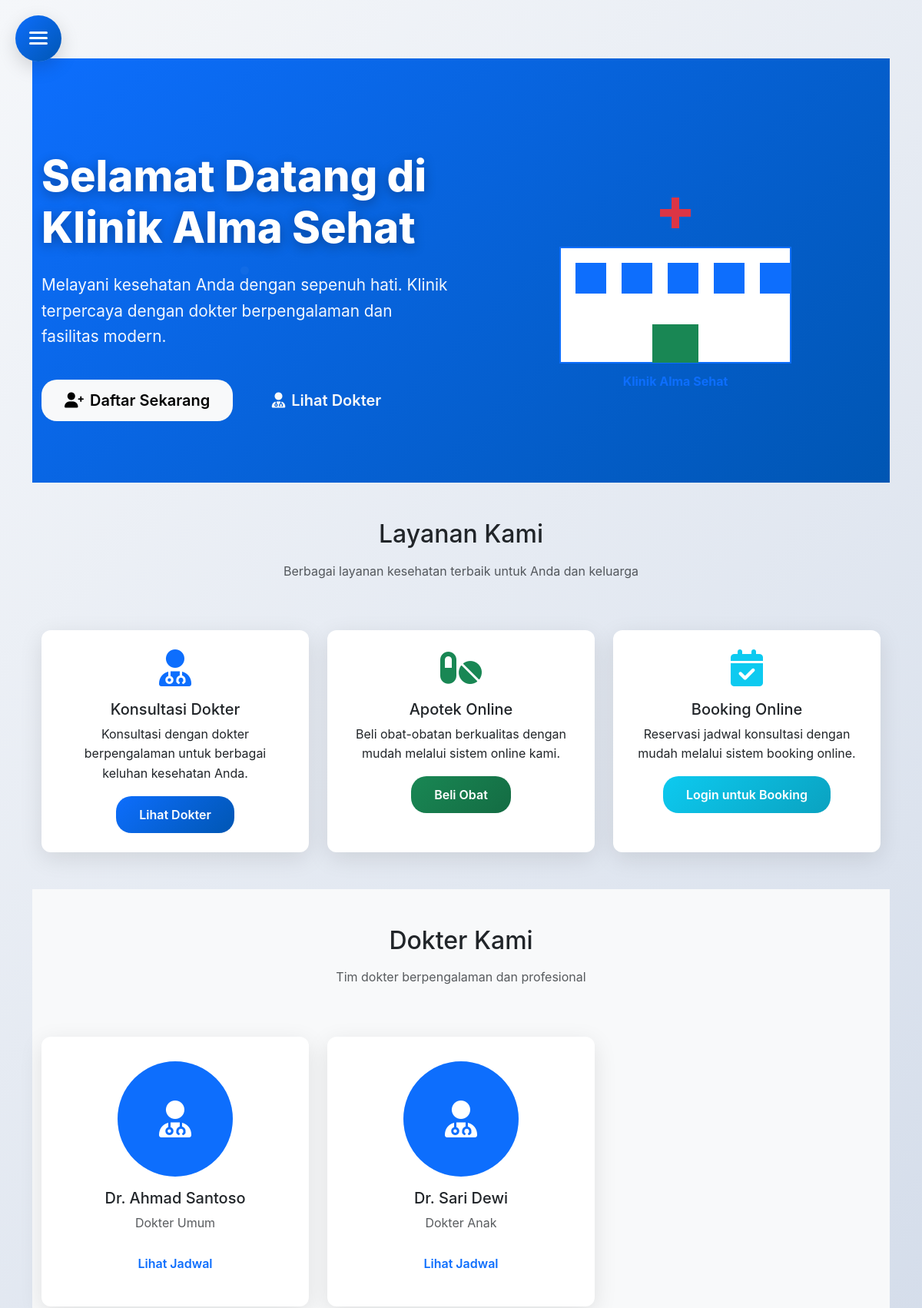
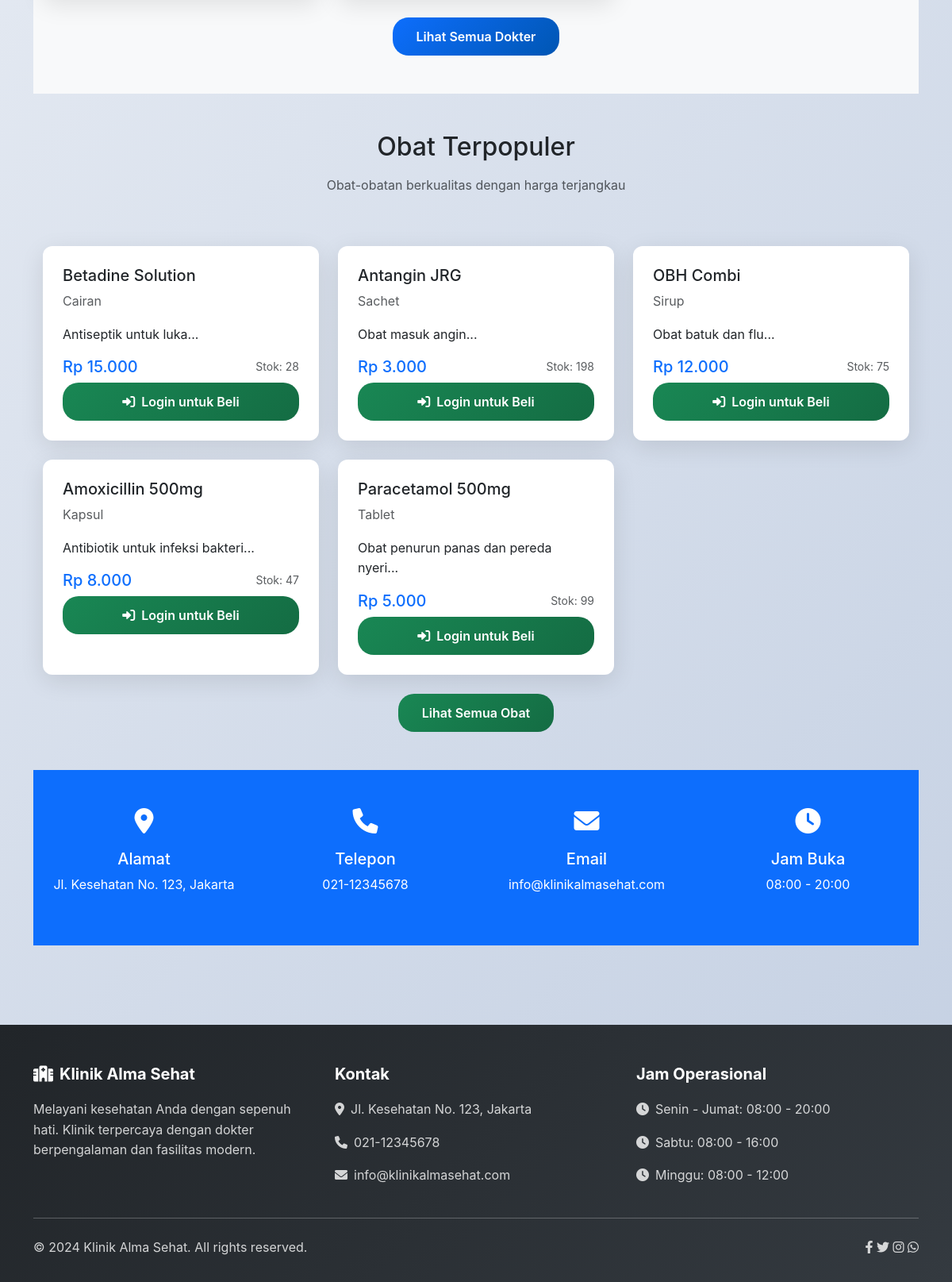
The page / on the database its author committed (2 pictures, top to bottom).
### tables this page shows
CREATE TABLE `dokter` (
  `id` int(11) NOT NULL,
  `user_id` int(11) DEFAULT NULL,
  `spesialis` varchar(100) NOT NULL,
  `no_str` varchar(50) DEFAULT NULL,
  `foto` varchar(255) DEFAULT NULL
);

CREATE TABLE `users` (
  `id` int(11) NOT NULL,
  `nama` varchar(100) NOT NULL,
  `email` varchar(100) NOT NULL,
  `password` varchar(255) NOT NULL,
  `role` enum('admin','dokter','pasien') NOT NULL,
  `created_at` timestamp NOT NULL DEFAULT current_timestamp()
);

CREATE TABLE `obat` (
  `id` int(11) NOT NULL,
  `nama_obat` varchar(100) NOT NULL,
  `deskripsi` text DEFAULT NULL,
  `harga` decimal(10,2) NOT NULL,
  `stok` int(11) NOT NULL DEFAULT 0,
  `jenis` varchar(50) DEFAULT NULL
);

### config/database.php (called while the page is built, shortened)
<?php
class Database {
    private $host = DB_HOST;
    private $user = DB_USER;
    private $pass = DB_PASS;
    private $dbname = DB_NAME;
    private $dbh;
    private $stmt;
    public function __construct() {
        $dsn = 'mysql:host=' . $this->host . ';dbname=' . $this->dbname;
        $options = array(
            PDO::ATTR_PERSISTENT => true,
            PDO::ATTR_ERRMODE => PDO::ERRMODE_EXCEPTION
        );
        try {
            $this->dbh = new PDO($dsn, $this->user, $this->pass, $options);
        } catch(PDOException $e) {
            $this->error = $e->getMessage();
        }
    }
    public function query($query) {
        $this->stmt = $this->dbh->prepare($query);
    }
    public function execute() {
        return $this->stmt->execute();
    }
    public function resultset() {
        $this->execute();
        return $this->stmt->fetchAll(PDO::FETCH_ASSOC);
    }
}
?>

### config/init.php (called while the page is built, shortened)
<?php
require_once 'database.php';
function isLoggedIn() {
    return isset($_SESSION['user_id']);
}
function formatRupiah($angka) {
    return "Rp " . number_format($angka, 0, ',', '.');
}
?>

### index.php (the view, shortened to what this page needs)
<?php
require_once 'config/init.php';
include 'includes/user-header.php';
$db = new Database();
$db->query("SELECT d.*, u.nama FROM dokter d JOIN users u ON d.user_id = u.id LIMIT 3");
$doctors = $db->resultset();
$db->query("SELECT * FROM obat WHERE stok > 0 ORDER BY id DESC LIMIT 6");
$medicines = $db->resultset();
$db->query("SELECT * FROM pengaturan");
$settings = $db->resultset();
$clinic_info = [];
foreach ($settings as $setting) {
    $clinic_info[$setting['nama_pengaturan']] = $setting['nilai'];
}
?>
<section class="hero-section">
    <div class="container">
        <div class="row align-items-center">
            <div class="col-lg-6">
                <h1 class="fade-in-up">Selamat Datang di <?php echo $clinic_info['nama_klinik'] ?? 'Klinik Alma Sehat'; ?></h1>
                <p class="fade-in-up">Melayani kesehatan Anda dengan sepenuh hati. Klinik terpercaya dengan dokter berpengalaman dan fasilitas modern.</p>
                <div class="fade-in-up">
                    <?php if (!isLoggedIn()): ?>
                    <a href="register.php" class="btn btn-light btn-lg me-3">
                        <i class="fas fa-user-plus me-2"></i>Daftar Sekarang
                    </a>
                    <?php endif; ?>
                    <a href="dokter.php" class="btn btn-outline-light btn-lg">
                        <i class="fas fa-user-md me-2"></i>Lihat Dokter
                    </a>
                </div>
            </div>
            <div class="col-lg-6 text-center">
                <svg width="400" height="300" viewBox="0 0 400 300" class="fade-in-up">
                    <text x="200" y="280" text-anchor="middle" fill="#0d6efd" font-size="16" font-weight="bold">Klinik Alma Sehat</text>
                </svg>
            </div>
        </div>
    </div>
</section>
<section class="py-5">
    <div class="container">
        <div class="row text-center mb-5">
            <div class="col-12">
                <h2 class="mb-3">Layanan Kami</h2>
                <p class="text-muted">Berbagai layanan kesehatan terbaik untuk Anda dan keluarga</p>
            </div>
        </div>
        <div class="row g-4">
            <div class="col-md-4">
                <div class="card h-100 text-center">
                    <div class="card-body">
                        <div class="mb-3">
                            <i class="fas fa-user-md fa-3x text-primary"></i>
                        </div>
                        <h5 class="card-title">Konsultasi Dokter</h5>
                        <p class="card-text">Konsultasi dengan dokter berpengalaman untuk berbagai keluhan kesehatan Anda.</p>
                        <a href="dokter.php" class="btn btn-primary">Lihat Dokter</a>
                    </div>
                </div>
            </div>
            <div class="col-md-4">
                <div class="card h-100 text-center">
                    <div class="card-body">
                        <div class="mb-3">
                            <i class="fas fa-pills fa-3x text-success"></i>
                        </div>
                        <h5 class="card-title">Apotek Online</h5>
                        <p class="card-text">Beli obat-obatan berkualitas dengan mudah melalui sistem online kami.</p>
                        <a href="obat.php" class="btn btn-success">Beli Obat</a>
                    </div>
                </div>
            </div>
            <div class="col-md-4">
                <div class="card h-100 text-center">
                    <div class="card-body">
                        <div class="mb-3">
                            <i class="fas fa-calendar-check fa-3x text-info"></i>
                        </div>
                        <h5 class="card-title">Booking Online</h5>
                        <p class="card-text">Reservasi jadwal konsultasi dengan mudah melalui sistem booking online.</p>
                        <?php if (isLoggedIn() && isPasien()): ?>
                        <a href="booking.php" class="btn btn-info">Booking Sekarang</a>
                        <?php else: ?>
                        <a href="login.php" class="btn btn-info">Login untuk Booking</a>
                        <?php endif; ?>
                    </div>
                </div>
            </div>
        </div>
    </div>
</section>
<?php if (!empty($doctors)): ?>
<section class="py-5 bg-light">
    <div class="container">
        <div class="row text-center mb-5">
            <div class="col-12">
                <h2 class="mb-3">Dokter Kami</h2>
                <p class="text-muted">Tim dokter berpengalaman dan profesional</p>
            </div>
        </div>
        <div class="row g-4">
            <?php foreach ($doctors as $doctor): ?>
            <div class="col-md-4">
                <div class="card doctor-card">
                    <?php if ($doctor['foto']): ?>
                    <img src="uploads/doctors/<?php echo $doctor['foto']; ?>" alt="<?php echo $doctor['nama']; ?>">
                    <?php else: ?>
                    <div class="bg-primary text-white d-flex align-items-center justify-content-center" style="width: 150px; height: 150px; border-radius: 50%; margin: 0 auto 1rem;">
                        <i class="fas fa-user-md fa-3x"></i>
                    </div>
                    <?php endif; ?>
                    <h5><?php echo $doctor['nama']; ?></h5>
                    <p class="text-muted"><?php echo $doctor['spesialis']; ?></p>
                    <a href="dokter.php" class="btn btn-outline-primary">Lihat Jadwal</a>
                </div>
            </div>
            <?php endforeach; ?>
        </div>
        <div class="text-center mt-4">
            <a href="dokter.php" class="btn btn-primary">Lihat Semua Dokter</a>
        </div>
    </div>
</section>
<?php endif; ?>
<?php if (!empty($medicines)): ?>
<section class="py-5">
    <div class="container">
        <div class="row text-center mb-5">
            <div class="col-12">
                <h2 class="mb-3">Obat Terpopuler</h2>
                <p class="text-muted">Obat-obatan berkualitas dengan harga terjangkau</p>
            </div>
        </div>
        <div class="row g-4">
            <?php foreach ($medicines as $medicine): ?>
            <div class="col-md-4">
                <div class="card medicine-card">
                    <div class="card-body">
                        <h5 class="card-title"><?php echo $medicine['nama_obat']; ?></h5>
                        <p class="card-text text-muted"><?php echo $medicine['jenis']; ?></p>
                        <p class="card-text"><?php echo substr($medicine['deskripsi'], 0, 100); ?>...</p>
                        <div class="d-flex justify-content-between align-items-center">
                            <span class="h5 text-primary mb-0"><?php echo formatRupiah($medicine['harga']); ?></span>
                            <small class="text-muted">Stok: <?php echo $medicine['stok']; ?></small>
                        </div>
                        <?php if (isLoggedIn() && isPasien()): ?>
                        <button class="btn btn-success mt-2 w-100" onclick="addToCart(<?php echo $medicine['id']; ?>, '<?php echo $medicine['nama_obat']; ?>', <?php echo $medicine['harga']; ?>)">
                            <i class="fas fa-cart-plus me-2"></i>Tambah ke Keranjang
                        </button>
                        <?php else: ?>
                        <a href="login.php" class="btn btn-success mt-2 w-100">
                            <i class="fas fa-sign-in-alt me-2"></i>Login untuk Beli
                        </a>
                        <?php endif; ?>
                    </div>
                </div>
            </div>
            <?php endforeach; ?>
        </div>
        <div class="text-center mt-4">
            <a href="obat.php" class="btn btn-success">Lihat Semua Obat</a>
        </div>
    </div>
</section>
<?php endif; ?>
<section class="py-5 bg-primary text-white">
    <div class="container">
        <div class="row text-center">
            <div class="col-md-3">
                <div class="mb-3">
                    <i class="fas fa-map-marker-alt fa-2x"></i>
                </div>
                <h5>Alamat</h5>
                <p><?php echo $clinic_info['alamat_klinik'] ?? 'Jl. Kesehatan No. 123, Jakarta'; ?></p>
            </div>
            <div class="col-md-3">
                <div class="mb-3">
                    <i class="fas fa-phone fa-2x"></i>
                </div>
                <h5>Telepon</h5>
                <p><?php echo $clinic_info['telepon_klinik'] ?? '021-12345678'; ?></p>
            </div>
            <div class="col-md-3">
                <div class="mb-3">
                    <i class="fas fa-envelope fa-2x"></i>
                </div>
                <h5>Email</h5>
                <p><?php echo $clinic_info['email_klinik'] ?? 'info@klinikalmasehat.com'; ?></p>
            </div>
            <div class="col-md-3">
                <div class="mb-3">
                    <i class="fas fa-clock fa-2x"></i>
                </div>
                <h5>Jam Buka</h5>
                <p><?php echo $clinic_info['jam_buka'] ?? '08:00 - 20:00'; ?></p>
            </div>
        </div>
    </div>
</section>
<?php include 'includes/user-footer.php'; ?>

### rows shown on the page
dokter: user.nama "Dr. Ahmad Santoso", spesialis "Dokter Umum"
dokter: user.nama "Dr. Sari Dewi", spesialis "Dokter Anak"
obat: nama_obat "Betadine Solution", jenis "Cairan", deskripsi "Antiseptik untuk luka", harga "Rp 15.000", stok "28"
obat: nama_obat "Antangin JRG", jenis "Sachet", deskripsi "Obat masuk angin", harga "Rp 3.000", stok "198"
obat: nama_obat "OBH Combi", jenis "Sirup", deskripsi "Obat batuk dan flu", harga "Rp 12.000", stok "75"
obat: nama_obat "Amoxicillin 500mg", jenis "Kapsul", deskripsi "Antibiotik untuk infeksi bakteri", harga "Rp 8.000", stok "47"
obat: nama_obat "Paracetamol 500mg", jenis "Tablet", deskripsi "Obat penurun panas dan pereda nyeri", harga "Rp 5.000", stok "99"

### other values the page prints
$clinic_info['nama_klinik'] "Klinik Alma Sehat"
$clinic_info['alamat_klinik'] "Jl. Kesehatan No. 123, Jakarta"
$clinic_info['telepon_klinik'] "021-12345678"
$clinic_info['email_klinik'] "info@klinikalmasehat.com"
$clinic_info['jam_buka'] "08:00 - 20:00"
